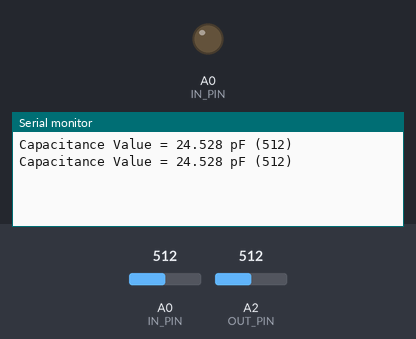
Recording of a sketch running on a simulated Arduino Uno, built with avr-gcc and run on an emulated ATmega328P. Shown: output pins drawn as LEDs (lit = HIGH), the last lines printed to the serial monitor. The inputs (shaded band) are chosen by the test bench; at power-on: A0 (IN_PIN) = 512, A2 (OUT_PIN) = 512. Pins used as bus, display or sensor lines are not drawn.

Above: at 1.8 s.
1.9 s: A0 (IN_PIN) set to 991
At 2.3 s:
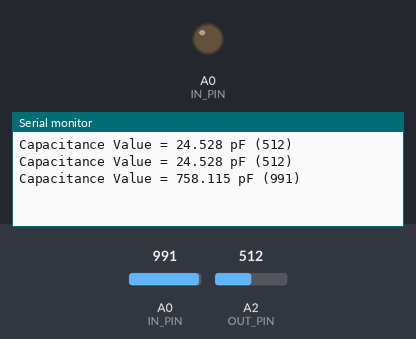
3.4 s: A0 (IN_PIN) set to 1013
At 4.8 s:
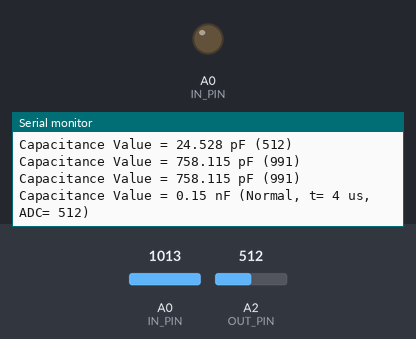

Measured:
- the behaviour switches between 999 and 1000 on A0 (IN_PIN) (found by bisection; images 1 and 2)
- after the input at 1.9 s, the serial monitor: prints a new line after 0.10 s (image 1)
- after the input at 3.4 s, the serial monitor: prints a new line after 0.60 s (image 2)

The sketch:

capacimeter2.ino
```cpp
// high-dynamic capacimeter (found on the web)

// just plug the capacitor to measure between A2 (=+) and A0 (=GND)


const int OUT_PIN = A2;
const int IN_PIN = A0;

//Capacitance between IN_PIN and Ground
//Stray capacitance value will vary from board to board.
//Calibrate this value using known capacitor.
const float IN_STRAY_CAP_TO_GND = 24.48;
const float IN_CAP_TO_GND  = IN_STRAY_CAP_TO_GND;
//Pullup resistance will vary depending on board.
//Calibrate this with known capacitor.
/* CALIBRATED 2014-06-07 USING 10 uF REFERENCE CAPACITOR */
const float R_PULLUP = 38.9;  //in k ohms
const int MAX_ADC_VALUE = 1023;

void setup()
{
  pinMode(OUT_PIN, OUTPUT);
  //digitalWrite(OUT_PIN, LOW);  //This is the default state for outputs
  pinMode(IN_PIN, OUTPUT);
  //digitalWrite(IN_PIN, LOW);

  Serial.begin(115200);
}

void loop()
{
    //Capacitor under test between OUT_PIN and IN_PIN
    //Rising high edge on OUT_PIN
    pinMode(IN_PIN, INPUT);
    digitalWrite(OUT_PIN, HIGH);
    int val = analogRead(IN_PIN);
    digitalWrite(OUT_PIN, LOW);

    if (val < 1000)
    {
      //Low value capacitor
      //Clear everything for next measurement
      pinMode(IN_PIN, OUTPUT);

      //Calculate and print result

      float capacitance = (float)val * IN_CAP_TO_GND / (float)(MAX_ADC_VALUE - val);

      Serial.print(F("Capacitance Value = "));
      Serial.print(capacitance, 3);
      Serial.print(F(" pF ("));
      Serial.print(val);
      Serial.println(F(") "));
    }
    else
    {
      //Big capacitor - so use RC charging method

      //discharge the capacitor (from low capacitance test)
      pinMode(IN_PIN, OUTPUT);
      delay(1);

      //Start charging the capacitor with the internal pullup
      pinMode(OUT_PIN, INPUT_PULLUP);
      unsigned long u1 = micros();
      unsigned long t;
      int digVal;

      //Charge to a fairly arbitrary level mid way between 0 and 5V
      //Best not to use analogRead() here because it's not really quick enough
      do
      {
        digVal = digitalRead(OUT_PIN);
        unsigned long u2 = micros();
        t = u2 > u1 ? u2 - u1 : u1 - u2;
      } while ((digVal < 1) && (t < 400000L));

      pinMode(OUT_PIN, INPUT);  //Stop charging
      //Now we can read the level the capacitor has charged up to
      val = analogRead(OUT_PIN);

      //Discharge capacitor for next measurement
      digitalWrite(IN_PIN, HIGH);
      int dischargeTime = (int)(t / 1000L) * 5;
      delay(dischargeTime);    //discharge slowly to start with
      pinMode(OUT_PIN, OUTPUT);  //discharge remainder quickly
      digitalWrite(OUT_PIN, LOW);
      digitalWrite(IN_PIN, LOW);

      //Calculate and print result
      float capacitance = -(float)t / R_PULLUP
                              / log(1.0 - (float)val / (float)MAX_ADC_VALUE);

      Serial.print(F("Capacitance Value = "));
      if (capacitance > 1000.0)
      {
        Serial.print(capacitance / 1000.0, 2);
        Serial.print(F(" uF"));
      }
      else
      {
        Serial.print(capacitance, 2);
        Serial.print(F(" nF"));
      }

      Serial.print(F(" ("));
      Serial.print(digVal == 1 ? F("Normal") : F("HighVal"));
      Serial.print(F(", t= "));
      Serial.print(t);
      Serial.print(F(" us, ADC= "));
      Serial.print(val);
      Serial.println(F(")"));
    }
    while (millis() % 1000 != 0)
      ;
}
```
